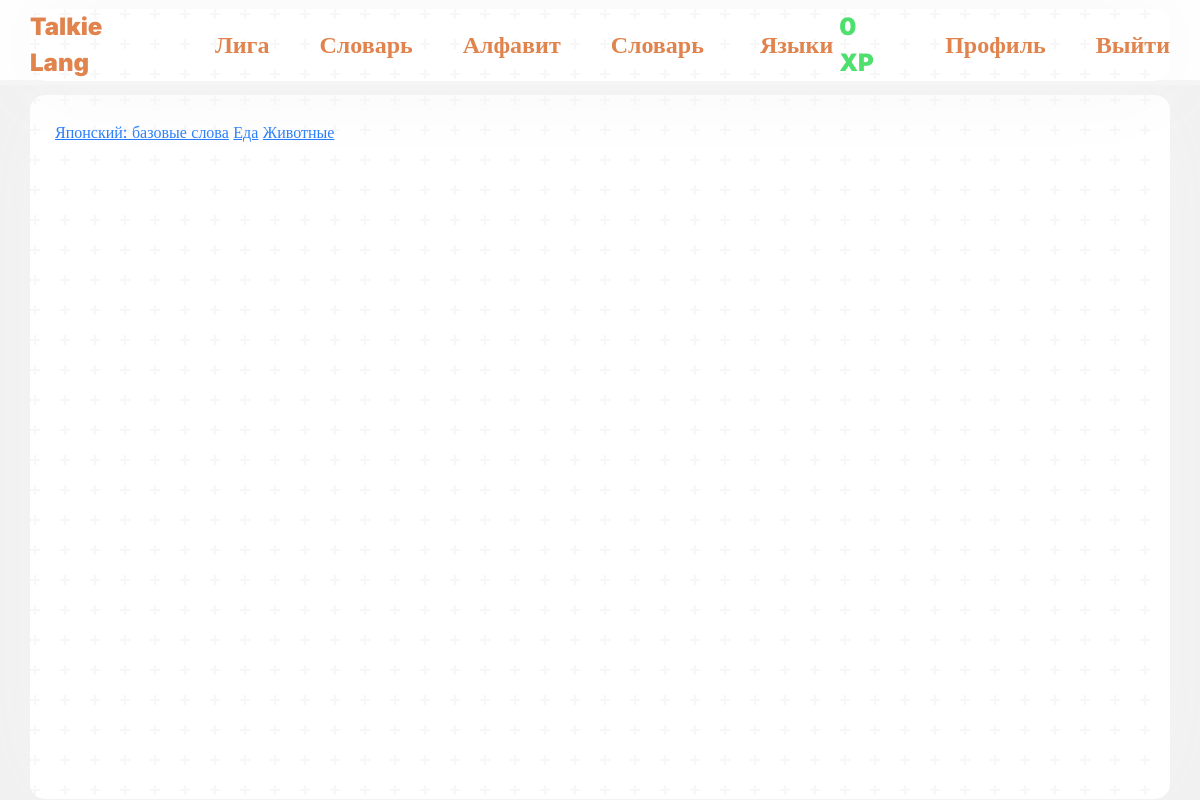
The app's page /jp/index.php (signed in) with its own data.
### tables this page shows
CREATE TABLE `users` (
  `user_id` int(11) NOT NULL,
  `user_login` text NOT NULL,
  `user_email` text NOT NULL,
  `user_password` text NOT NULL,
  `user_pfp` text,
  `user_role` enum('user','admin') NOT NULL DEFAULT 'user',
  `user_weekly_xp` int(11) NOT NULL DEFAULT '0',
  `user_league` int(11) NOT NULL DEFAULT '1'
);

CREATE TABLE `lesson` (
  `lesson_id` int(11) NOT NULL,
  `lesson_name` varchar(100) NOT NULL,
  `lesson_language` int(11) DEFAULT NULL
);

### connection-db.php (called while the page is built, shortened)
<?php
$conn = mysqli_connect("localhost","root","","Lang");
if(isset($_SESSION["id"])){
    $id = $_SESSION["id"];
    $user = mysqli_fetch_assoc(mysqli_query($conn, "select * from users join leagues on leagues.league_id = users.user_league where user_id = $id"));
}

### jp/index.php (the view, shortened to what this page needs)
<?php
require "../connection-db.php";
$lessons = mysqli_fetch_all(mysqli_query($conn, "select * from lesson join langs on lesson.lesson_language = langs.lang_id where `lang_name` = 'Японский'"));
?>
<!DOCTYPE html>
<html lang="en">
<?php include "../components/head.php"; ?>
<body>
    <?php include "../components/header.php"; ?>
    <main class="container">
        <?php foreach ($lessons as $lesson): ?>
            <a href="lesson/?id=<?=$lesson[0]?>"><?=$lesson[1]?></a>
        <?php endforeach; ?>
    </main>
</body>
</html>

### components/header.php (shortened to what this page needs)
<header>
    <div class="nav-bar">
        <div class="container header">
            <div>
                <a class="header-btns" href="/?lang=<?= $_SESSION["lang"] ?>">Talkie Lang</a>
                <a class="header-btns" href="/league">Лига</a>
                <?php if (!isset($_SESSION["lang"])): ?>
                    <a class="header-btns" href="/dictionary">Словарь</a>
                <?php endif; ?>
                <a class="header-btns" href="/letters">Алфавит</a>
                <a class="header-btns" href="/dictionary">Словарь</a>
                <div class="dropdown">
                    <button class="header-btns" type="button" data-bs-toggle="dropdown" aria-expanded="false">
                        Языки
                    </button>
                </div>
            </div>
            <div>
                <?php if (!isset($_SESSION["id"])): ?>
                    <a class="header-btns" href="/welcome/">Вход</a>
                    <a class="header-btns" href="/register/">Регистрация</a>
                <?php else: ?>
                    <p class="xp"><?= $user["user_weekly_xp"] ?> XP</p>
                    <a class="header-btns" href="/profile/">Профиль</a>
                    <a class="header-btns" href="/logout.php">Выйти</a>
                <?php endif; ?>
            </div>
        </div>
    </div>
</header>

### css/style.css (style rules this page uses)
* { transition: 0.15s ease-out; }
:root { --main-color: #e0834d; --main-color-shadow: #c06b3a; --main-color-light: rgb(235, 155, 109); --green-color: #4de06d; --green-color-shadow: #2db64b; --red-color: #e0524d; --red-color-shadow: #b6362d; --bg-color: #0f0f0f; --bg-secondary: #1a1a1a; --gray-color: #a38a7a; --gray-color-light: #d3c2b6; }
body { font-family: inter; }
p { margin: 0; }
body { background: #f0f0f0; }
.container { min-height: 88vh; box-shadow: 0px 0px 100px #f5f5f5; margin-top: 10px; border-radius: 15px; padding-left: 25px; padding-right: 25px; background-color: white; }
header { height: 85px; }
.nav-bar { width: 100%; position: fixed; height: 85px; display: flex; justify-content: center; align-items: center; box-sizing: border-box; border-bottom: 5px solid #f5f5f5; background-color: white; z-index: 10; }
.container.header { min-height: 0; padding: 0; display: flex; justify-content: space-between; align-items: center; }
.nav-bar>div div { display: flex; align-items: center; gap: 50px; }
.header-btns { transition: 0.2s ease-out; color: var(--main-color); text-decoration: none; font-weight: 900; font-size: 24px; border: none; background: none; }
main { padding: 25px 0; }
.xp { color: var(--green-color); text-decoration: none; font-weight: 900; font-size: 24px; }

### records on screen
users: user_weekly_xp "0"
lesson: lesson_name "Японский: базовые слова"
lesson: lesson_name "Еда"
lesson: lesson_name "Животные"
